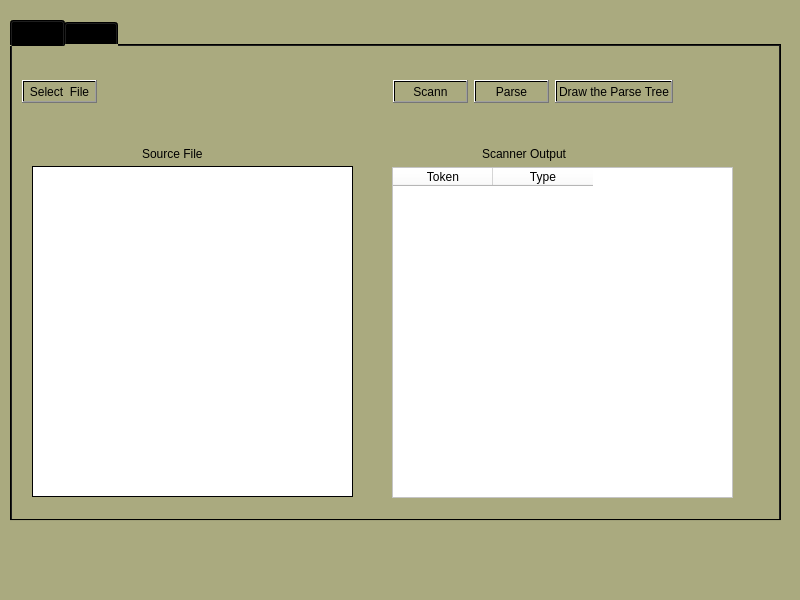
<?xml version="1.0" encoding="UTF-8"?>
<ui version="4.0">
 <class>MainWindow</class>
 <widget class="QMainWindow" name="MainWindow">
  <property name="geometry">
   <rect>
    <x>0</x>
    <y>0</y>
    <width>800</width>
    <height>600</height>
   </rect>
  </property>
  <property name="windowTitle">
   <string>MainWindow</string>
  </property>
  <property name="styleSheet">
   <string notr="true">background-color: qlineargradient(spread:pad, x1:0, y1:0, x2:1, y2:0, stop:1 rgba(170, 170, 127, 255));</string>
  </property>
  <widget class="QWidget" name="centralwidget">
   <widget class="QTabWidget" name="tabWidget">
    <property name="geometry">
     <rect>
      <x>10</x>
      <y>20</y>
      <width>771</width>
      <height>501</height>
     </rect>
    </property>
    <property name="styleSheet">
     <string notr="true">background-color: qlineargradient(spread:pad, x1:0, y1:0, x2:0, y2:0, stop:1 rgba(170, 170, 127, 255));

font: 63 8pt &quot;Segoe UI Semibold&quot;;</string>
    </property>
    <property name="currentIndex">
     <number>0</number>
    </property>
    <widget class="QWidget" name="tab">
     <attribute name="title">
      <string>Tab 1</string>
     </attribute>
     <widget class="QWidget" name="horizontalLayoutWidget">
      <property name="geometry">
       <rect>
        <x>10</x>
        <y>20</y>
        <width>651</width>
        <height>51</height>
       </rect>
      </property>
      <layout class="QHBoxLayout" name="horizontalLayout">
       <item>
        <widget class="QPushButton" name="Selected_btn">
         <property name="text">
          <string>Select  File</string>
         </property>
        </widget>
       </item>
       <item>
        <spacer name="horizontalSpacer">
         <property name="orientation">
          <enum>Qt::Horizontal</enum>
         </property>
         <property name="sizeHint" stdset="0">
          <size>
           <width>40</width>
           <height>20</height>
          </size>
         </property>
        </spacer>
       </item>
       <item>
        <widget class="QPushButton" name="Scanner_btn">
         <property name="text">
          <string>Scann</string>
         </property>
        </widget>
       </item>
       <item>
        <widget class="QPushButton" name="Grammer_btn">
         <property name="text">
          <string>Parse</string>
         </property>
        </widget>
       </item>
       <item>
        <widget class="QPushButton" name="ParseTree_btn">
         <property name="text">
          <string>Draw the Parse Tree</string>
         </property>
        </widget>
       </item>
      </layout>
     </widget>
     <widget class="QLabel" name="label">
      <property name="geometry">
       <rect>
        <x>130</x>
        <y>100</y>
        <width>81</width>
        <height>16</height>
       </rect>
      </property>
      <property name="text">
       <string>Source File</string>
      </property>
     </widget>
     <widget class="QLabel" name="label_2">
      <property name="geometry">
       <rect>
        <x>470</x>
        <y>100</y>
        <width>101</width>
        <height>16</height>
       </rect>
      </property>
      <property name="text">
       <string>Scanner Output</string>
      </property>
     </widget>
     <widget class="QTextBrowser" name="textBrowser">
      <property name="geometry">
       <rect>
        <x>20</x>
        <y>120</y>
        <width>321</width>
        <height>331</height>
       </rect>
      </property>
      <property name="styleSheet">
       <string notr="true">background-color: qlineargradient(spread:pad, x1:0, y1:0, x2:1, y2:0, stop:0 rgba(255, 255, 255, 255), stop:1 rgba(255, 255, 255, 255));
color: qlineargradient(spread:pad, x1:0, y1:0, x2:1, y2:0, stop:0 rgba(0, 0, 0, 255), stop:1 rgba(255, 255, 255, 255));</string>
      </property>
     </widget>
     <widget class="QTableWidget" name="tableWidget">
      <property name="geometry">
       <rect>
        <x>380</x>
        <y>121</y>
        <width>341</width>
        <height>331</height>
       </rect>
      </property>
      <property name="styleSheet">
       <string notr="true">background-color: rgb(255, 255, 255);</string>
      </property>
      <column>
       <property name="text">
        <string>Token</string>
       </property>
      </column>
      <column>
       <property name="text">
        <string>Type</string>
       </property>
      </column>
     </widget>
    </widget>
    <widget class="QWidget" name="tab_2">
     <attribute name="title">
      <string>Tab 2</string>
     </attribute>
    </widget>
   </widget>
  </widget>
  <widget class="QMenuBar" name="menubar">
   <property name="geometry">
    <rect>
     <x>0</x>
     <y>0</y>
     <width>800</width>
     <height>26</height>
    </rect>
   </property>
  </widget>
  <widget class="QStatusBar" name="statusbar"/>
 </widget>
 <resources/>
 <connections/>
</ui>
